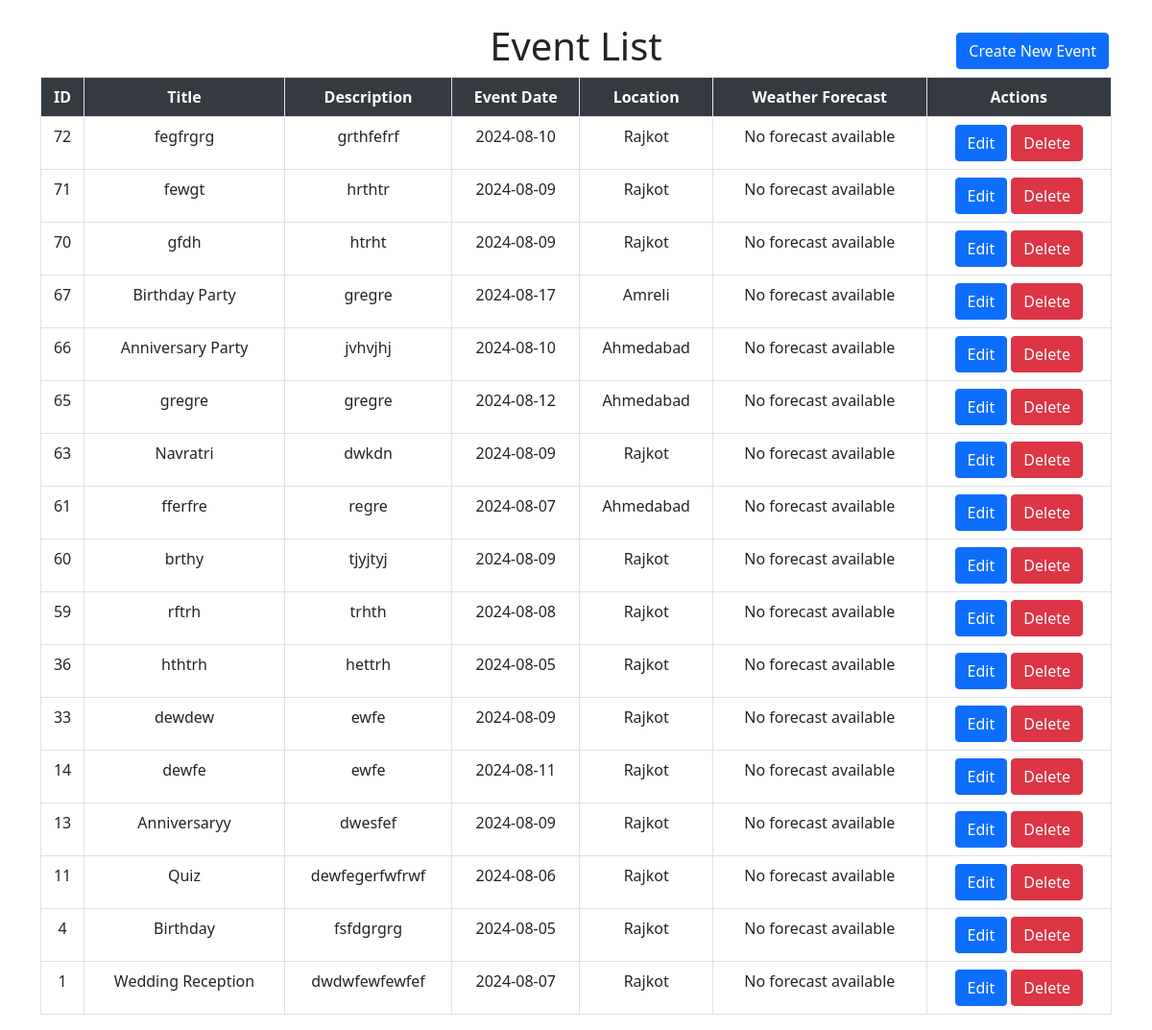
Page /eventplanner/controllers/EventController.php on the committed database.
### tables this page shows
CREATE TABLE `events` (
  `id` int(11) NOT NULL,
  `title` varchar(255) NOT NULL,
  `description` text NOT NULL,
  `event_date` date NOT NULL,
  `location` varchar(255) NOT NULL,
  `created_at` timestamp NOT NULL DEFAULT current_timestamp(),
  `updated_at` timestamp NOT NULL DEFAULT current_timestamp() ON UPDATE current_timestamp()
);

### eventplanner/controllers/EventController.php (called while the page is built, shortened)
<?php
include_once '../models/Event.php';
include '../views/view_event.php';
?>

### eventplanner/models/Event.php (called while the page is built, shortened)
<?php
class Event {
    private $conn;
    public function __construct($db) {
        $this->conn = $db;
    }
    public function getEvents() {
        $query = "SELECT id, title, description, event_date, location FROM events order by id DESC";
        $result = mysqli_query($this->conn, $query);
        return $result;
    }
   public function getWeatherForecast($location, $eventDate) {
    $apiKey = 'b2611b66eeb24674b71395b8b47042e7';
    $url = "https://api.weatherbit.io/v2.0/forecast/daily?city=" . urlencode($location) . "&key=" . $apiKey;
    $ch = curl_init();
    $response = curl_exec($ch);
    return null;
}
}
?>

### eventplanner/views/view_event.php (the view, shortened to what this page needs)
<!DOCTYPE html>
<html>
<head>
    <link href="https://cdn.jsdelivr.net/npm/bootstrap@5.0.2/dist/css/bootstrap.min.css" rel="stylesheet">
</head>
<body>
    <?php
    include_once '../config/connection.php';
    include_once '../models/Event.php';
    $eventModel = new Event($conn);
    $events = $eventModel->getEvents();
    ?>
    <div class="container mt-4">
        <h1 align="center">Event List</h1>
        <a href="../views/create_event.php" class="btn btn-primary create-btn mb-3">Create New Event</a>
        <table class="table table-bordered table-hover text-center custom-width-table">
            <thead class="custom-thead">
                <tr>
                    <th>ID</th>
                    <th>Title</th>
                    <th>Description</th>
                    <th>Event Date</th>
                    <th>Location</th>
                    <th>Weather Forecast</th>
                    <th>Actions</th>
                </tr>
            </thead>
            <tbody>
                <?php if (!empty($events) && mysqli_num_rows($events) > 0): ?>
                    <?php while ($event = mysqli_fetch_assoc($events)): ?>
                        <?php
                        $weather = $eventModel->getWeatherForecast($event['location'], $event['event_date']);
                        $weatherDescription = $weather ? $weather['weather']['description'] : 'No forecast available';
                        ?>
                        <tr>
                        <td><?php echo htmlspecialchars($event['id']); ?></td>
                            <td><?php echo htmlspecialchars($event['title']); ?></td>
                            <td><?php echo htmlspecialchars($event['description']); ?></td>
                            <td><?php echo htmlspecialchars($event['event_date']); ?></td>
                            <td><?php echo htmlspecialchars($event['location']); ?></td>
                            <td><?php echo htmlspecialchars($weatherDescription); ?></td>
                            <td>
                            <a href="../views/update_event.php?id=<?php echo $event['id']; ?>" class="btn btn-primary">Edit</a>
                            <a href="../controllers/EventController.php?delete=<?php echo $event['id']; ?>" onclick="return confirm('Are you sure you want to delete?');" class="btn btn-danger">Delete</a>
                            </td>
                        </tr>
                    <?php endwhile; ?>
                <?php else: ?>
                    <tr>
                        <td colspan="7" class="text-center">No events found.</td>
                    </tr>
                <?php endif; ?>
            </tbody>
        </table>
    </div>
</body>
</html>

### eventplanner/views/view_event.php (style rules this page uses)
.custom-thead { background-color: #343a40; color: white; }
.container { position: relative; }
.create-btn { position: absolute; top: 10px; right: 15px; }

### rows in the picture
events: id "72", title "fegfrgrg", description "grthfefrf", event_date "2024-08-10", location "Rajkot", weatherDescription "No forecast available"
events: id "71", title "fewgt", description "hrthtr", event_date "2024-08-09", location "Rajkot", weatherDescription "No forecast available"
events: id "70", title "gfdh", description "htrht", event_date "2024-08-09", location "Rajkot", weatherDescription "No forecast available"
events: id "67", title "Birthday Party", description "gregre", event_date "2024-08-17", location "Amreli", weatherDescription "No forecast available"
events: id "66", title "Anniversary Party", description "jvhvjhj", event_date "2024-08-10", location "Ahmedabad", weatherDescription "No forecast available"
events: id "65", title "gregre", description "gregre", event_date "2024-08-12", location "Ahmedabad", weatherDescription "No forecast available"
events: id "63", title "Navratri", description "dwkdn", event_date "2024-08-09", location "Rajkot", weatherDescription "No forecast available"
events: id "61", title "fferfre", description "regre", event_date "2024-08-07", location "Ahmedabad", weatherDescription "No forecast available"
events: id "60", title "brthy", description "tjyjtyj", event_date "2024-08-09", location "Rajkot", weatherDescription "No forecast available"
events: id "59", title "rftrh", description "trhth", event_date "2024-08-08", location "Rajkot", weatherDescription "No forecast available"
events: id "36", title "hthtrh", description "hettrh", event_date "2024-08-05", location "Rajkot", weatherDescription "No forecast available"
events: id "33", title "dewdew", description "ewfe", event_date "2024-08-09", location "Rajkot", weatherDescription "No forecast available"
events: id "14", title "dewfe", description "ewfe", event_date "2024-08-11", location "Rajkot", weatherDescription "No forecast available"
events: id "13", title "Anniversaryy", description "dwesfef", event_date "2024-08-09", location "Rajkot", weatherDescription "No forecast available"
events: id "11", title "Quiz", description "dewfegerfwfrwf", event_date "2024-08-06", location "Rajkot", weatherDescription "No forecast available"
events: id "4", title "Birthday", description "fsfdgrgrg", event_date "2024-08-05", location "Rajkot", weatherDescription "No forecast available"
events: id "1", title "Wedding Reception", description "dwdwfewfewfef", event_date "2024-08-07", location "Rajkot", weatherDescription "No forecast available"
